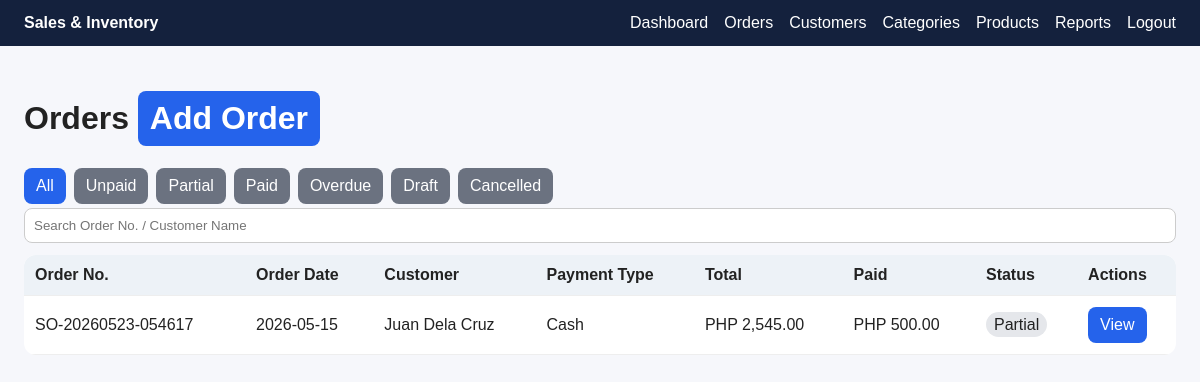
/modules/orders/index.php (signed in), run on the app's committed database.
### tables this page shows
CREATE TABLE IF NOT EXISTS `orders` (
  `id` int NOT NULL AUTO_INCREMENT,
  `order_no` varchar(40) NOT NULL,
  `order_date` date NOT NULL,
  `customer_id` int NOT NULL,
  `payment_type` varchar(40) DEFAULT 'Cash',
  `discount` decimal(12,2) DEFAULT '0.00',
  `shipping_fee` decimal(12,2) DEFAULT '0.00',
  `subtotal` decimal(12,2) DEFAULT '0.00',
  `total_amount` decimal(12,2) DEFAULT '0.00',
  `total_cost` decimal(12,2) DEFAULT '0.00',
  `status` enum('Draft','Unpaid','Partial','Paid','Overdue','Cancelled') DEFAULT 'Draft',
  `due_date` date DEFAULT NULL,
  `is_confirmed` tinyint(1) DEFAULT '0',
  `created_at` timestamp NULL DEFAULT CURRENT_TIMESTAMP,
  PRIMARY KEY (`id`),
  UNIQUE KEY `order_no` (`order_no`),
  KEY `customer_id` (`customer_id`)
);

CREATE TABLE IF NOT EXISTS `customers` (
  `id` int NOT NULL AUTO_INCREMENT,
  `name` varchar(120) NOT NULL,
  `contact_number` varchar(30) DEFAULT NULL,
  `email` varchar(120) DEFAULT NULL,
  `address` text,
  `created_at` timestamp NULL DEFAULT CURRENT_TIMESTAMP,
  PRIMARY KEY (`id`)
);

### includes/functions.php (called while the page is built, shortened)
<?php
function e($value)
{
    return htmlspecialchars((string) $value, ENT_QUOTES, 'UTF-8');
}
function money($n)
{
    return 'PHP ' . number_format((float) $n, 2);
}
?>

### modules/orders/index.php (the view, shortened to what this page needs)
<?php require_once '../../config/database.php';
require_once '../../includes/functions.php';
$tab = $_GET['tab'] ?? 'All';
$q = $_GET['q'] ?? '';
$where = "WHERE (o.order_no LIKE ? OR c.name LIKE ?)";
$params = ["%$q%", "%$q%"];
$sql = "SELECT o.*, c.name customer_name, COALESCE((SELECT SUM(amount) FROM payments p WHERE p.order_id=o.id),0) paid FROM orders o JOIN customers c ON c.id=o.customer_id $where ORDER BY o.id DESC";
$stmt = $pdo->prepare($sql);
$stmt->execute($params);
$rows = $stmt->fetchAll();
include '../../includes/header.php'; ?>
<h1>Orders <a class="btn" href="create.php">Add Order</a></h1>
<div class="tabs noprint"><?php foreach (['All', 'Unpaid', 'Partial', 'Paid', 'Overdue', 'Draft', 'Cancelled'] as $t): ?><a
            class="btn <?= $tab == $t ? '' : 'gray' ?>" href="?tab=<?= $t ?>"><?= $t ?></a><?php endforeach; ?></div>
<form class="noprint"><input type="hidden" name="tab" value="<?= e($tab) ?>"><input name="q"
        placeholder="Search Order No. / Customer Name" value="<?= e($q) ?>"></form>
<table>
    <tr>
        <th>Order No.</th>
        <th>Order Date</th>
        <th>Customer</th>
        <th>Payment Type</th>
        <th>Total</th>
        <th>Paid</th>
        <th>Status</th>
        <th>Actions</th>
    </tr><?php foreach ($rows as $r): ?>
        <tr>
            <td><?= e($r['order_no']) ?></td>
            <td><?= e($r['order_date']) ?></td>
            <td><?= e($r['customer_name']) ?></td>
            <td><?= e($r['payment_type']) ?></td>
            <td><?= money($r['total_amount']) ?></td>
            <td><?= money($r['paid']) ?></td>
            <td><span class="badge"><?= e($r['status']) ?></span></td>
            <td><a class="btn" href="view.php?id=<?= $r['id'] ?>">View</a></td>
        </tr><?php endforeach; ?>
</table><?php include '../../includes/footer.php'; ?>

### assets/css/style.css (style rules this page uses)
* { box-sizing: border-box }
body { font-family: Arial, sans-serif; margin: 0; background: #f6f7fb; color: #222 }
table { width: 100%; border-collapse: collapse; background: #fff; border-radius: 12px; overflow: hidden }
th, td { padding: 11px; border-bottom: 1px solid #eee; text-align: left }
th { background: #edf2f7 }
.btn, button { display: inline-block; padding: 9px 12px; border-radius: 8px; background: #2563eb; color: #fff; text-decoration: none; border: 0; cursor: pointer }
.btn.gray { background: #6b7280 }
input, select, textarea { width: 100%; padding: 9px; border: 1px solid #ccc; border-radius: 8px; margin: 4px 0 12px }
.tabs a { margin-right: 8px }
.badge { padding: 4px 8px; border-radius: 999px; background: #e5e7eb }

### data on the page
orders: order_no "SO-20260523-054617", order_date "2026-05-15", customer.name "Juan Dela Cruz", payment_type "Cash", total_amount "PHP 2,545.00", paid "PHP 500.00", status "Partial"

### other printed values
$t "All"
$t "Unpaid"
$t "Partial"
$t "Paid"
$t "Overdue"
$t "Draft"
$t "Cancelled"
